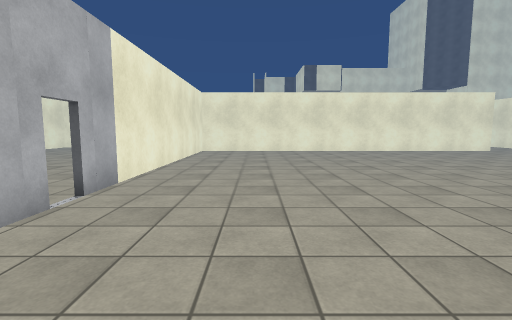
View 1 (above)

16 first-person views from a walk through a Unity game level. The camera is 1.4 m above the floor, tilts 6° down and sees 85° across. Doors are open. The floor is counted in squares, 1 m on a side. Each view is taken from the middle of a square. On the plan, view 1 faces up. The plan holds only what a view shows up to about 14 squares ahead; the rest is blank. The place goes on beyond the plan. Some surface patterns are stand-ins.

View 2
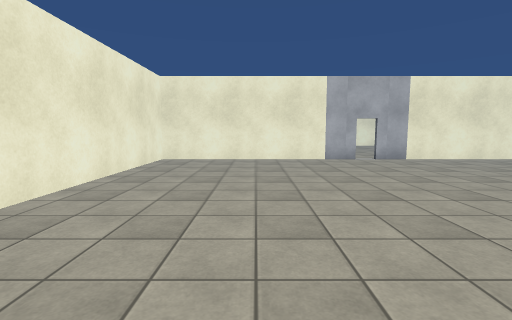

View 3
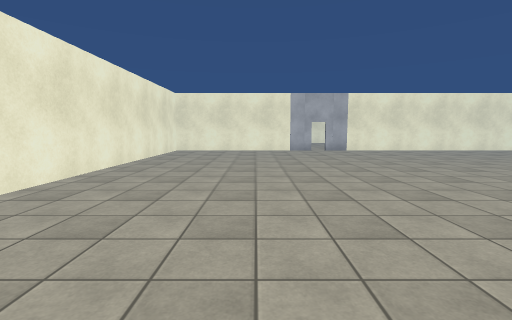

View 4
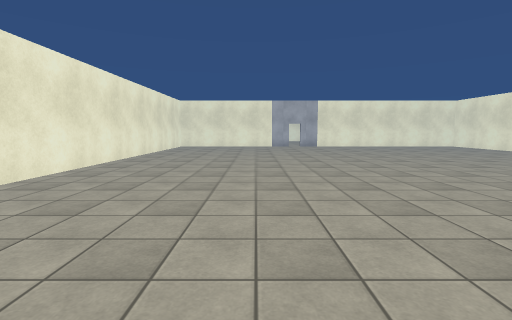

View 5
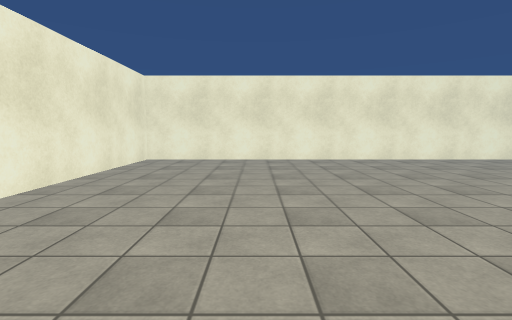

View 6
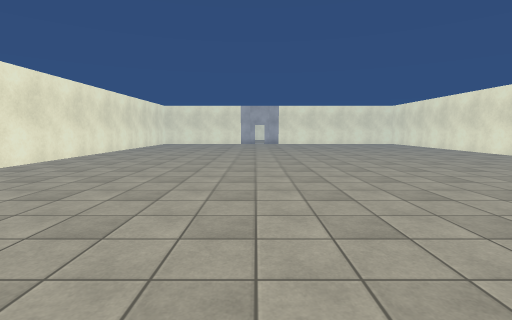

View 7
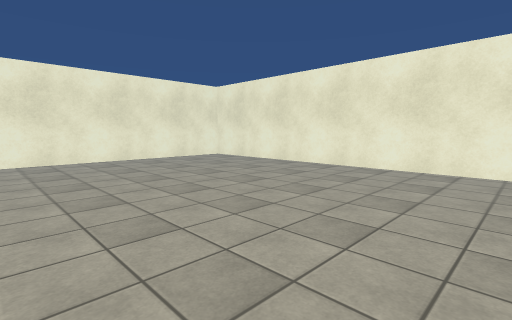

View 8
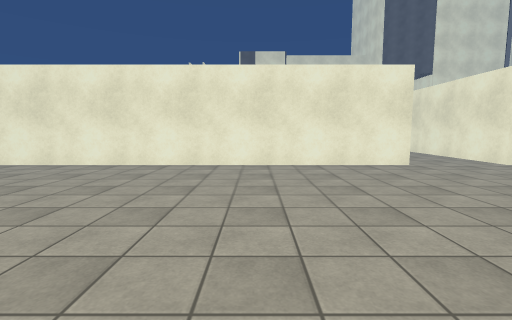

View 9
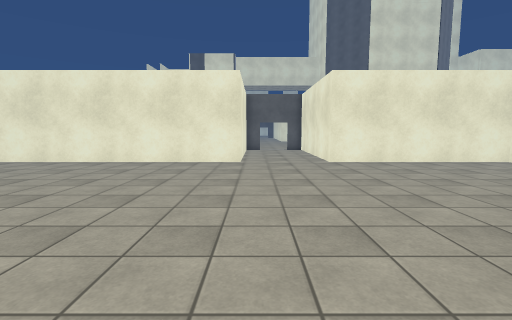

View 10
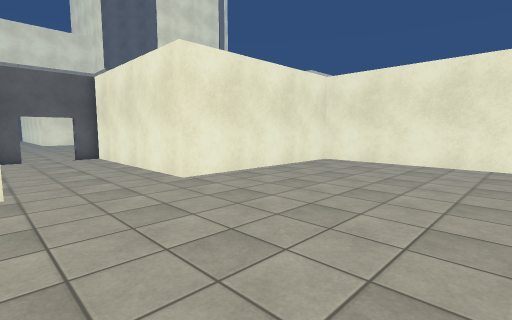

View 11
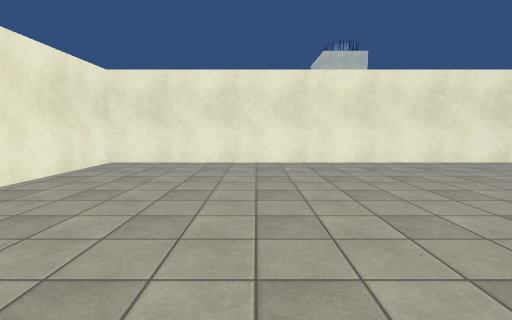

View 12
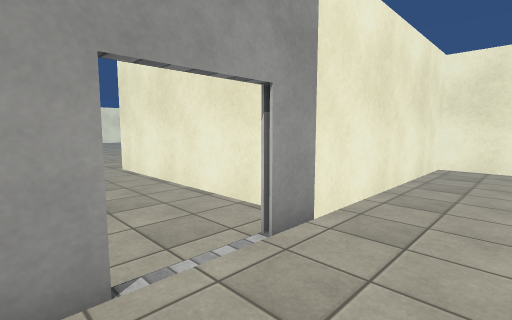

View 13
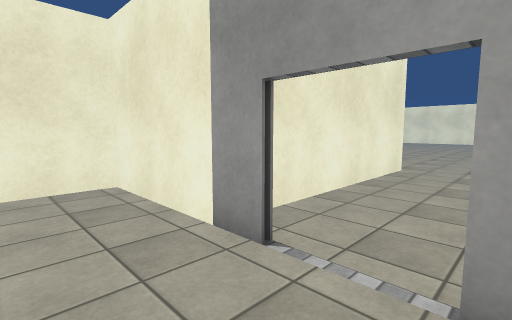

View 14
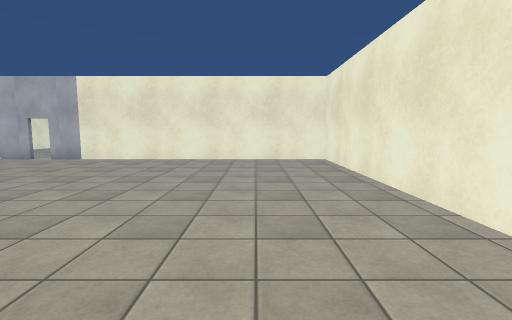

View 15
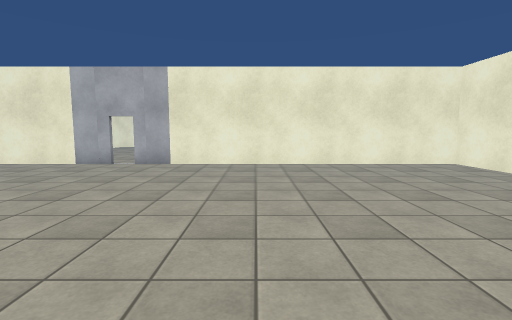

View 16
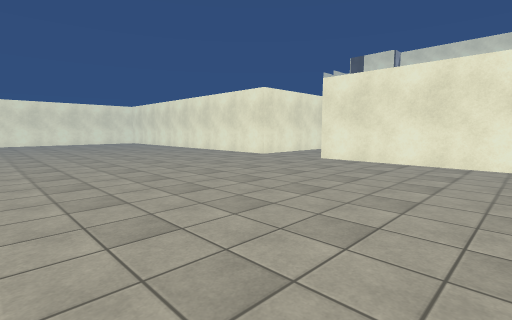

### Floor plan
Points are (right, up) in squares from view 1. A wall is a line through its corners. A room is listed if a view was taken in it or the views show most of it. See-through windows are left out.
Room 1 (views 1, 2, 3, 4, 5, 6, 7, 8, 9, 10, 11, 14, 15, 16)
walls: (-3.7, 5) (-3.7, -4.6) (28.3, -4.6) (28.3, -3.9); (28.3, 18.9) (28.3, 19.4) (20.3, 19.4) (20.3, 27.4) (19.2, 27.4); (16.3, 26.5) (16.3, 19.4) (-3.7, 19.4) (-3.7, 5.9); (17.4, 27.4) (16.6, 27.4)
ways out: open door at (18.5, 27.5) to room 2; open door at (-4, 5.5)
Room 2 (views 12, 13)
walls: (19.2, 27.6) (24.3, 27.6) (24.3, 29.8); (8.3, 29.6) (8.3, 27.6) (17.4, 27.6)
ways out: open door at (18.5, 27.5) to room 1

Where each view was taken, in squares from view 1:
view 1: 0 up, 0 right, facing up
view 2: 0 up, 10 right, facing left
view 3: 1 up, 16 right, facing left
view 4: 2 up, 21 right, facing left
view 5: 9 up, 23 right, facing down
view 6: 5 up, 26 right, facing left
view 7: 9 up, 10 right, facing up-left
view 8: 8 up, 10 right, facing up
view 9: 7 up, 17 right, facing up
view 10: 12 up, 16 right, facing up-right
view 11: 13 up, 16 right, facing right
view 12: 30 up, 20 right, facing down-left
view 13: 30 up, 17 right, facing down-right
view 14: 16 up, 10 right, facing left
view 15: 11 up, 8 right, facing left
view 16: 7 up, 28 right, facing up-left
